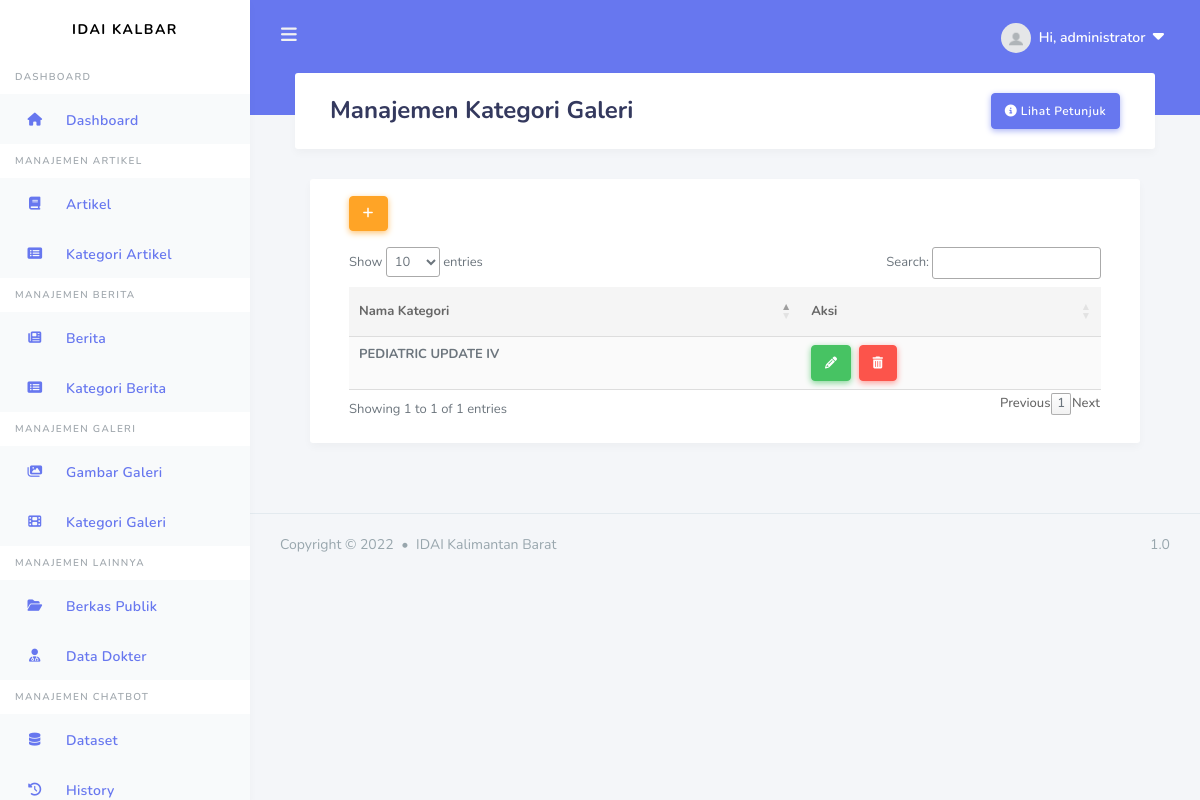
Before: /admin/kategori-galeri (signed in) with the older database file.
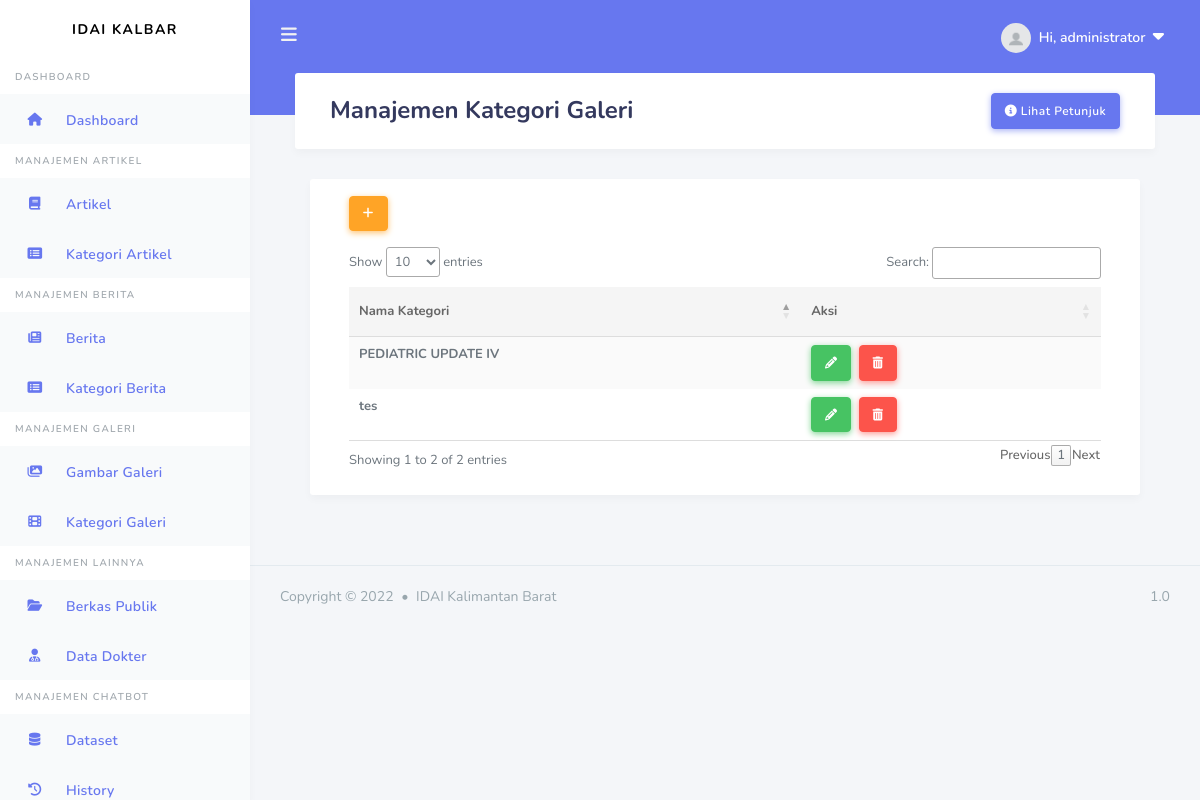
After: the same page with the newer database file.
### apps/models.py (models this page shows, shortened)
class User(db.Model, UserMixin):
    id = db.Column(db.Integer, primary_key=True)
    username = db.Column(db.String(20), unique=True, nullable=False)
    email = db.Column(db.String(100), unique=True, nullable=False)
    image_file = db.Column(db.String(20), nullable=False, default='default.jpg')
    password = db.Column(db.String(20), nullable=False)
    articles = db.relationship('Article', backref='author', lazy=True)
    news = db.relationship('News', backref='author', lazy=True)
    galleries = db.relationship('Gallery', backref='author', lazy=True)
    image_galleries = db.relationship('Images_Gallery', backref='author', lazy=True)
    berkas = db.relationship('DataDokter', backref='owner', lazy=True, uselist=False)
    roles_id = db.Column(db.Integer, db.ForeignKey('roles.id'), nullable=False, default=2)

class Gallery(db.Model):
    id = db.Column(db.Integer, primary_key=True)
    title = db.Column(db.String(100), nullable=False)
    date_posted = db.Column(db.DateTime, nullable=False, default=datetime.utcnow)
    slug = db.Column(db.Text, nullable=False, unique=True)
    description = db.Column(db.String(100))
    user_id = db.Column(db.Integer, db.ForeignKey('user.id'), nullable=False)
    images = db.relationship('Images_Gallery', backref='gallery')

### apps/galleries/routes.py (the view)
@galleries.route("/admin/kategori-galeri", methods=['GET', 'POST'])
@login_required
def new_gallery():
    form = GalleryForm()
    galls = Gallery.query.all()
    if form.validate_on_submit():
        gall = Gallery(title=form.title.data, author=current_user, slug = slugify(request.form.get("title")))
        db.session.add(gall)
        db.session.commit()
        flash('Your Image Gallery has been added!', 'primary')
        return redirect(url_for('galleries.new_gallery'))
    return render_template('users/admin/galleries/galeri_kategori.html', form=form, galls=galls, title='Kategori Galeri')

### apps/galleries/forms.py
class GalleryForm(FlaskForm):
    title = StringField('Nama Galeri', validators=[DataRequired()])
    submit = SubmitField('Simpan Galeri')

### apps/models.py (called while the page is built)
@login_manager.user_loader
def load_user(user_id):
    return User.query.get(int(user_id))

### apps/templates/users/admin/galleries/galeri_kategori.html (shortened to what this page needs)
{% extends "layouts/base_dashboard.html" %}
{% block header %}
<div class="container">
    <h1>Manajemen {{ title }}</h1>
    <button type="button" class="btn btn-primary float-right" data-toggle="modal" data-target="#modalll">
        <i class="fa-solid fa-circle-info"></i>&nbsp;Lihat Petunjuk
    </button>
</div>
{% endblock header %}
{% block content %}
<div class="container">
    <div class="row">
      <div class="col-12 col-md-12 col-lg-12">
        <div class="card">
          <section class="section m-4">
            <div class="container mb-3">
                <button type="button" class="btn btn-warning btn-md" data-placement="top" title="Add" data-toggle="modal" data-target="#exampleModal">
                    <i class="fa-solid fa-plus"></i>
                </button>
            </div>
            <div class="container">
                <table id="data" class="table table-striped table-hover">
                    <thead>
                        <tr>
                            <th scope="col">Nama Kategori</th>
                            <th scope="col">Aksi</th>
                        </tr>
                        </thead>
                        <tbody>
                        {% for g in galls %}
                        <tr>
                            <th>{{ g.title }}</th>
                            <th>
                                <div>
                                    <button type="button" class="btn btn-success btn-md mr-1" data-toggle="modal" data-target="#updateModal{{g.id}}" title="Edit">
                                        <i class="fa-solid fa-pencil"></i>
                                    </button>
                                    <button type="button" class="btn btn-md btn-danger " data-toggle="modal" data-target="#deleteModal{{g.id}}" title="Delete">
                                        <i class="fa-solid fa-trash-can"></i>
                                    </button>
                                </div>
                            </th>
                        </tr>
                        {% endfor %}
                        </tbody>
                </table>
            </div>
          </section>
        </div>
      </div>
    </div>
</div>
{% endblock content%}

### apps/templates/layouts/base_dashboard.html (shortened to what this page needs)
<!DOCTYPE html>
<html lang="en">
<head>
  <link rel="stylesheet" type="text/css" href="https://cdn.datatables.net/1.12.1/css/jquery.dataTables.min.css">
  <link rel="stylesheet" href="https://maxcdn.bootstrapcdn.com/bootstrap/4.5.2/css/bootstrap.min.css">
  <link rel="stylesheet" href="https://cdn.jsdelivr.net/npm/bootstrap-select@1.14.0-beta3/dist/css/bootstrap-select.min.css">
  <link rel="stylesheet" href="{{ url_for ('static', filename='assets/css/styleDashboard.css') }}">
  <link rel="stylesheet" href="{{ url_for ('static', filename='assets/css/components.css') }}">
  <link rel="stylesheet" href="{{ url_for ('static', filename='assets/css/custom.css') }}">
</head>
<body>
  {% include 'includes/header.html' %}
  {% include 'includes/sidebar.html' %}
  <div class="main-content">
    <div class="col-md">
        <section class="section">
            <div class="section-header">
              {% block header %}{% endblock header %}
            </div>
            <div class="section-body">
            {% block content %}{% endblock content %}
            </div>
        </section>
    </div>
</div>
  {% block footer %}
  <footer class="main-footer">
      <div class="footer-left">
        Copyright &copy; 2022 <div class="bullet"></div>  IDAI Kalimantan Barat
      </div>
      <div class="footer-right">
        1.0
      </div>
  </footer>
  {% endblock footer %}
</body>
</html>

### apps/templates/includes/header.html (shortened to what this page needs)
<div class="navbar-bg"></div>
    <nav class="navbar navbar-expand-lg main-navbar">
      <form class="form-inline mr-auto">
        <ul class="navbar-nav mr-3">
          <li><a href="#" data-toggle="sidebar" class="nav-link nav-link-lg"><i class="fas fa-bars"></i></a></li>
        </ul>
      </form>
      <ul class="navbar-nav navbar-right">
        <li class="dropdown"><a href="#" data-toggle="dropdown" class="nav-link notification-toggle nav-link-lg nav-link-user"><img src="{{ url_for ('static', filename='assets/img/profile_pics/default.jpg') }}" alt="" class="rounded-circle mr-1">
          <div class="d-sm-none d-lg-inline-block">Hi, {{ current_user.username}} &nbsp;<small><i class="fa-solid fa-caret-down"></i></small></div></a>
        </li>
      </ul>
    </nav>

### apps/templates/includes/sidebar.html (shortened to what this page needs)
<div class="main-sidebar">
    <aside id="sidebar-wrapper">
        <div class="sidebar-brand">
            <a href="#">IDAI KALBAR</a>
        </div>
    {% if roles == 'Dokter' %}
    <ul class="sidebar-menu">
        <li class="menu-header">Dashboard</li>
        <li class="nav-item dropdown active">
            <a href="{{ url_for('users.dokter')}}" class="nav-link"><i class="fas fa-solid fa-house"></i><span>Dashboard</span></a>
        </li>
    </ul>
    <ul class="sidebar-menu">
        <li class="menu-header">Manajemen Data Pribadi</li>
        <li class="nav-item dropdown active">
            <a href="{{ url_for('doctors.tambah_data')}}" class="nav-link"><i class="fas fa-solid fa-book"></i><span>Data Pribadi</span></a>
        </li>
    </ul>
    {% if data_valid == True %}
    <ul class="sidebar-menu">
        <li class="menu-header">Data Dokter Terdaftar</li>
        <li class="nav-item dropdown active">
            <a href="{{ url_for('doctors.data_dokter')}}" class="nav-link"><i class="fas fa-solid fa-book"></i><span>Data Dokter</span></a>
        </li>
    </ul>
    {% endif %}
    {% else %}
        <ul class="sidebar-menu">
            <li class="menu-header">Dashboard</li>
            <li class="nav-item dropdown active">
                <a href="{{ url_for('users.admin')}}" class="nav-link"><i class="fas fa-solid fa-house"></i><span>Dashboard</span></a>
            </li>
        </ul>
        <ul class="sidebar-menu">
            <li class="menu-header">Manajemen Artikel</li>
            <li class="nav-item dropdown active">
                <a href="{{ url_for('articles.article_admin')}}" class="nav-link"><i class="fas fa-solid fa-book"></i><span>Artikel</span></a>
            </li>
            <li class="nav-item dropdown active">
                <a href="{{ url_for('articles.new_category')}}" class="nav-link"><i class="fas fa-regular fa-rectangle-list"></i><span>Kategori Artikel</span></a>
            </li>
        </ul>
        <ul class="sidebar-menu">
            <li class="menu-header">Manajemen Berita</li>
            <li class="nav-item dropdown active">
                <a href="{{ url_for('news.news_admin')}}" class="nav-link"><i class="fas fa-regular fa-newspaper"></i><span>Berita</span></a>
            </li>
            <li class="nav-item dropdown active">
                <a href="{{ url_for('news.new_category')}}" class="nav-link"><i class="fas fa-regular fa-rectangle-list"></i><span>Kategori Berita</span></a>
            </li>
        </ul>
        <ul class="sidebar-menu">
            <li class="menu-header">Manajemen Galeri</li>
            <li class="nav-item dropdown active">
                <a href="{{ url_for('galleries.new_image')}}" class="nav-link"><i class="fas fa-regular fa-images"></i><span>Gambar Galeri</span></a>
            </li>
            <li class="nav-item dropdown active">
                <a href="{{ url_for('galleries.new_gallery')}}" class="nav-link"><i class="fas fa-solid fa-film"></i><span>Kategori Galeri</span></a>
            </li>
        </ul>
        <ul class="sidebar-menu">
            <li class="menu-header">Manajemen Lainnya</li>
            <li class="nav-item dropdown active">
                <a href="{{ url_for('files.new_files')}}" class="nav-link"><i class="fas fa-regular fa-folder-open"></i><span>Berkas Publik</span></a>
            </li>
            <li class="nav-item dropdown active">
                <a href="{{ url_for('files.data_dokter')}}" class="nav-link"><i class="fas fa-solid fa-user-doctor"></i><span>Data Dokter</span></a>
            </li>
        </ul>
        <ul class="sidebar-menu">
            <li class="menu-header">Manajemen Chatbot</li>
            <li class="nav-item dropdown active">
                <a href="{{ url_for('chatbot.dataset')}}" class="nav-link"><i class="fas fa-solid fa-database"></i><span>Dataset</span></a>
            </li>
            <li class="nav-item dropdown active">
                <a href="{{ url_for('chatbot.history')}}" class="nav-link"><i class="fas fa-solid fa-clock-rotate-left"></i><span>History</span></a>
            </li>
        </ul>
        {% endif %}
    </aside>
</div>

Changed rows visible on the page:
added Gallery: title "tes"
Other visible differences:
text written by a page script: "Show entries Search: Showing 1 to 1 of 1 entries Previous 1 Next" → "Show entries Search: Showing 1 to 2 of 2 entries Previous 1 Next"
